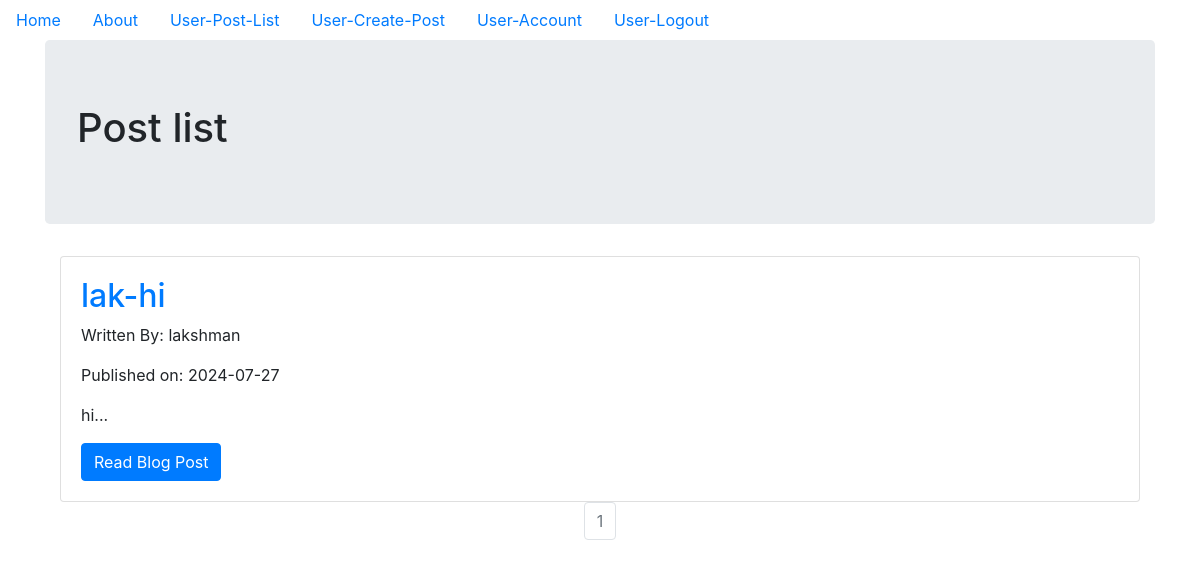
Page /user_post_list (signed in) on the earlier database version.
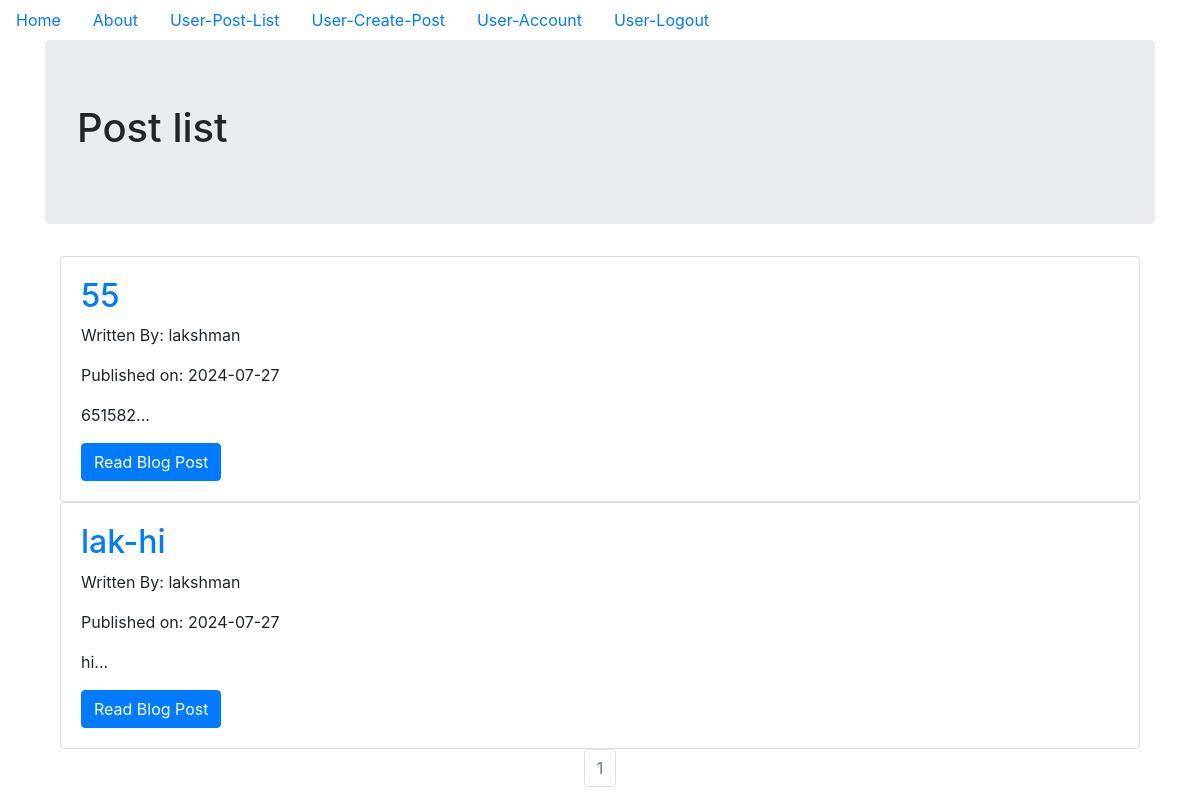
Same page on the later database version.
### models.py (models this page shows, shortened)
class UserBlogPost(db.Model):
    __tablename__ = 'blog_post'
    id = db.Column(db.Integer, primary_key=True)
    date = db.Column(db.DateTime, nullable=False, default=datetime.utcnow)
    title = db.Column(db.String(140), nullable=False)
    text = db.Column(db.Text, nullable=False)
    user_id = db.Column(db.Integer, db.ForeignKey('user.id'), nullable=False)

class User(db.Model, UserMixin):
    __tablename__ = 'user'
    id = db.Column(db.Integer, primary_key = True)
    profile_image = db.Column(db.String(20), nullable=False, default='default_profile.png')
    email = db.Column(db.String(64), unique=True, index=True)
    username = db.Column(db.String(64), unique=True, index=True)
    password_hash = db.Column(db.String(128))
    posts = db.relationship('UserBlogPost', backref='user_author', lazy=True)

### user_site/user_blog_post/views.py (the view)
@user_blog_post_bp.route('/user_post_list')
@login_required
def user_post_list():
    page = request.args.get('page', 1, type=int)
    blog_posts = UserBlogPost.query.filter_by(user_id=current_user.id).order_by(UserBlogPost.date.desc()).paginate(page=page, per_page=10)
    return render_template('user_post_list.html', blog_posts=blog_posts)

### models.py (called while the page is built)
@login_manager.user_loader
def load_user(user_id):
    return User.query.get(user_id)

### user_site/templates/user_post_list.html (shortened to what this page needs)
{% extends "base.html" %}
{% block content %}
  <div class="jumbotron">
    <h1>Post list</h1>
  </div>
  <div class="container">
    {% for post in blog_posts.items %}
    <div class="card" >
      <div class="card-body">
        <h2><a class="card-title" href="  {{ url_for('user_blog_post_bp.user_read_post', blog_post_id=post.id) }}">{{ post.title }}</a></h2>
        <p>Written By: {{ post.user_author.username }}</p>
        <p>Published on: {{ post.date.strftime('%Y-%m-%d') }}</p>
        <p class="card-text">{{ post.text[:100] }}...</p>
        <a href="{{ url_for('user_blog_post_bp.user_read_post', blog_post_id=post.id) }}" class="btn btn-primary">Read Blog Post</a>
      </div>
    </div>
   {% endfor %}
   <nav aria-label="Page navigation example">
     <ul class="pagination justify-content-center">
       {% for page_num in blog_posts.iter_pages(left_edge=1, right_edge=1, left_current=1, right_current=2) %}
          {% if blog_posts.page == page_num %}
          <li class="page-item disabled">
            <a class="page-link" href="{{ url_for('user_blog_post_bp.user_post_list', page=page_num) }}">{{ page_num }}</a></li>
          {% else %}
            <li class="page-item"><a class="page-link" href="{{ url_for('user_blog_post_bp.user_post_list', page=page_num) }}">{{ page_num }}</a></li>
          {% endif %}
      {% endfor %}
    </nav>
{% endblock %}

### templates/base.html (shortened to what this page needs)
<!DOCTYPE html>
<html lang="en" dir="ltr">
  <head>
    <link rel="stylesheet" href="https://maxcdn.bootstrapcdn.com/bootstrap/4.0.0/css/bootstrap.min.css">
  </head>
  <body>
    <ul class='nav'>
      <li class='nav-link'>
        <a href="{{url_for('home')}}">Home</a>
      </li>
      <li class='nav-link'>
        <a href="{{url_for('about')}}">About</a>
      </li>
      {% if current_user.is_authenticated %}
            {% if current_user.id == 0 %}
                  <li class='nav-link'>
                    <a href="#">Admin-Post-List</a>
                  </li>
                  <li class='nav-link'>
                    <a href="#">Admin-Create-Post</a>
                  </li>
                  <li class='nav-link'>
                    <a href="#">Admin-Account</a>
                  </li>
                  <li class='nav-link'>
                    <a href="#">Admin-Logout</a>
                  </li>
            {% else %}
                  <li class='nav-link'>
                    <a href="{{url_for('user_blog_post_bp.user_post_list')}}">User-Post-List</a>
                  </li>
                  <li class='nav-link'>
                    <a href="{{url_for('user_blog_post_bp.user_create_post')}}">User-Create-Post</a>
                  </li>
                  <li class='nav-link'>
                    <a href="{{url_for('user_authentication_bp.user_account')}}">User-Account</a>
                  </li>
                  <li class='nav-link'>
                    <a href="{{url_for('user_authentication_bp.user_logout')}}">User-Logout</a>
                  </li>
            {% endif %}
      {% endif %}
    </ul>
<div class="container">
  {% block content %}
  {% endblock %}
</div>
  </body>
</html>

Differences in the rows shown:
added UserBlogPost: title "55", user_author.username "lakshman", date "2024-07-27", text "651582"
